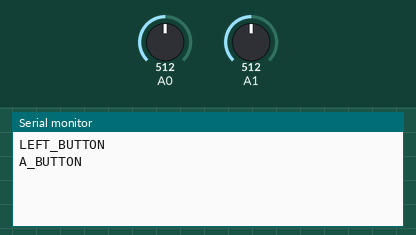
Recording of a sketch running on a simulated Arduino Uno, built with avr-gcc and run on an emulated ATmega328P. On the bench: the last lines printed to the serial monitor. The inputs (shaded band) are chosen by the test bench; at power-on: A0 = 512, A1 = 512.

Above: at 1.2 s.
1.3 s: A0 set to 716
At 2.2 s:
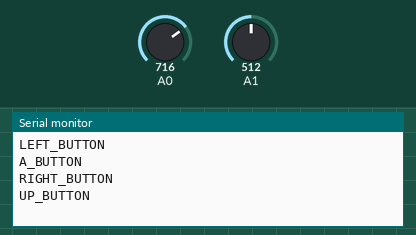
2.8 s: A1 set to 716
At 3.2 s:
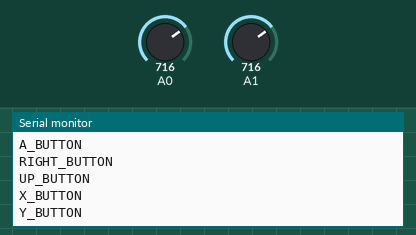
4.3 s: A0 set to 900
At 5.4 s:
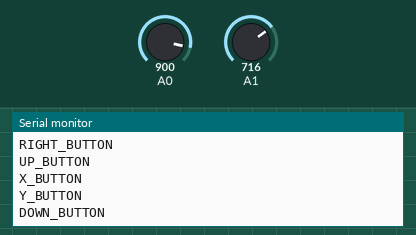
5.8 s: A1 set to 900
At 6.6 s:
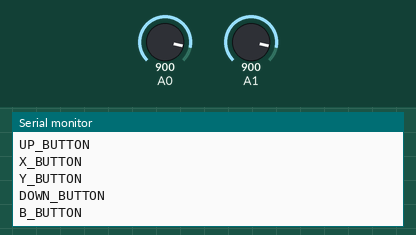

Measured:
- after the input at 1.3 s, the serial monitor: prints a new line at once (image 1)
- after the input at 2.8 s, the serial monitor: prints a new line at once (image 2)
- after the input at 4.3 s, the serial monitor: prints a new line at once (image 3)
- after the input at 5.8 s, the serial monitor: prints a new line at once (image 4)

The sketch:

ControllerTest.ino
```cpp
/*
  プログラム
    最終更新日: 4.22.2016
    説明:
      Controllerの動作をテストします.
      自作コントローラが必要
*/
#include "Controller.h"

#define A_BUTTON 8
#define B_BUTTON 4
#define X_BUTTON 1
#define Y_BUTTON 2

//各ボタンの設定
#define UP_BUTTON 1
#define RIGHT_BUTTON 2
#define DOWN_BUTTON 4
#define LEFT_BUTTON 8

Controller ctrlA;
Controller ctrlB;

void setup() {
  Serial.begin(19200);

  ctrlA.Begin(0, 4, DEFAULT);
  ctrlB.Begin(1, 4, DEFAULT);
}

void loop() {

  byte a, b;

  ctrlA.Stick(&a, UP_BUTTON + RIGHT_BUTTON + DOWN_BUTTON + LEFT_BUTTON);
  if (a & RIGHT_BUTTON) {
    Serial.println("RIGHT_BUTTON");
  }

  if (a & LEFT_BUTTON) {
    Serial.println("LEFT_BUTTON");
  }

  if (a & UP_BUTTON) {
    Serial.println("UP_BUTTON");
  }

  if (a & DOWN_BUTTON) {
    Serial.println("DOWN_BUTTON");
  }

  ctrlB.Stick(&b, A_BUTTON + B_BUTTON + X_BUTTON + Y_BUTTON);
  if (b & A_BUTTON) {
    Serial.println("A_BUTTON");
  }

  if (b & B_BUTTON) {
    Serial.println("B_BUTTON");
  }

  if (b & X_BUTTON) {
    Serial.println("X_BUTTON");
  }

  if (b & Y_BUTTON) {
    Serial.println("Y_BUTTON");
  }
}
```

Controller.h
```cpp
/*
*プログラム
* 最終更新日: 4.28.2016
*
*  説明
*    コントローラーを制御します. このコントローラーは筆者が作ったコントローラー専用です.詳しくは別ファイル参照.
*
*  特徴
*    利点: 最大8個(推奨6個)のボタンの入力を一本のピンで確かめることができます. ボタン同時押しにも対応しています.
*          ボタンが押されている間もそのボタン入力を検出すること(トリガー形式)ができます.
*          また、ボタンが一回押されてそのあとも押されているときはそのボタン入力を検出しないこと（非トリガー形式)ができます.
*          オブジェクト指向でこのプログラムを作ったことにより,コントローラーを簡単に追加できます.
*
*  使用例
*    ボタン検出
*

#include "Controller.h"

//各ボタンの設定
#define UP_BUTTON 8
#define RIGHT_BUTTON 4
#define DOWN_BUTTON 2
#define LEFT_BUTTON 1

Controller ctrl;

void setup() {
Serial.begin(19200);

ctrl.Begin(0, 4, DEFAULT);
}

void loop() {

byte a;

ctrl.Stick(&a, RIGHT_BUTTON + LEFT_BUTTON + UP_BUTTON + DOWN_BUTTON);
if (a & RIGHT_BUTTON) {
Serial.println("RIGHT_BUTTON");
}

if (a & LEFT_BUTTON) {
Serial.println("LEFT_BUTTON");
}

if (a & UP_BUTTON) {
Serial.println("UP_BUTTON");
}

if (a & DOWN_BUTTON) {
Serial.println("DOWN_BUTTON");
}
}

*  更新履歴:
*    12.4.2015:
*      プログラムの完成
*
*    2.3.2016:
*      説明欄更新
*
*    2.12.2016:
*      ボタン8個では使い物にならないことが分かった
*      調整用変数を用意した; この変数を使わないほうがいい,この変数を使うよりボタンの数を減らしたほうがいい
*
*   4.22.2016:
*      スクリプト修正
*
*    4.28.2016:
*      調整用変数廃止,スクリプト修正
*
*  詳しい情報:
*    詳しい情報をほしい方は下記のサイトを参考にしてください.
*      http://kanrec.web.fc2.com/contents/informatics/contents/Arduino/contents/myCNTL/contents/usage_myCNTL/index_usage_myCNTL.html
*        注: リンクが切れていたときはスミマセン.
*
*/

#include "Arduino.h"

class Controller
{
private:
    //スイッチ情報入力ピン
    byte pinInput;

    //スイッチ合計個数
    byte numberOfSwitch;

    //最大デジタル値
    int maxDigitalVal = 1;

    //ひとつ前のボタン情報
    byte keyDataPrev = 0x00;


public:
    //
    //関数 boolean Begin(byte pin, byte numSW, byte mode)
    //  説明:
    //    コントローラーの初期化をします
    //
    //  引数:
    //    byte pin: コントローラからの信号を入力するピン
    //    byte numSW: コントローラに設置されたボタン数
    //    byte mode: analogReferenceで使用します
    //
    //  補足:
    //    コントローラー使用前に一回呼び出す必要があります
    //
    boolean Begin(byte pinInput, byte numberOfSwitch, byte mode)
    {

        if (numberOfSwitch > 8 || numberOfSwitch < 0)
        {
            return false;
        }

        byte n;

        this->pinInput = pinInput;
        this->numberOfSwitch = numberOfSwitch;

        switch (mode)
        {
        case EXTERNAL:
            analogReference(EXTERNAL);
            break;

        case INTERNAL:
            analogReference(INTERNAL);
            break;

        default:
        case DEFAULT:
            analogReference(DEFAULT);
            break;
        }

        for (n = 0; n < numberOfSwitch; n++)
        {
            maxDigitalVal *= 2;
        }
        maxDigitalVal--;

        return true;
    }


    //
    //関数 byte Read(void)
    //  説明:
    //    コントローラーからボタン情報を取得します
    //
    byte Read(void)
    {
        byte returnData = 0;
        int readData = analogRead(pinInput);

        int deltaX = 1024;
        int deltaY = maxDigitalVal + 1;
        int error = 0;

        for (int x = 0; x <= readData; x++)
        {
            error += deltaY;
            if ((error << 1) >= deltaX)
            {
                returnData++;
                error -= deltaX;
            }
        }
        return returnData;
    }

    //
    //関数 void Stick(byte *keyData, byte nonTrigger)
    //  説明:
    //    コントローラーからボタン情報を取得します
    //
    //  引数:
    //    byte *a: ボタン情報を返します
    //    byte nontri: 非トリガーに設定するボタン番号
    //
    void Stick(byte *keyData, byte nonTrigger)
    {
        byte currentData, tempData;

        currentData = Read();
        tempData = currentData;

        tempData &= nonTrigger;
        tempData &= keyDataPrev;
        tempData = ~(tempData);
        tempData &= currentData;

        *keyData = tempData;
        keyDataPrev = currentData;
    }

};
```
